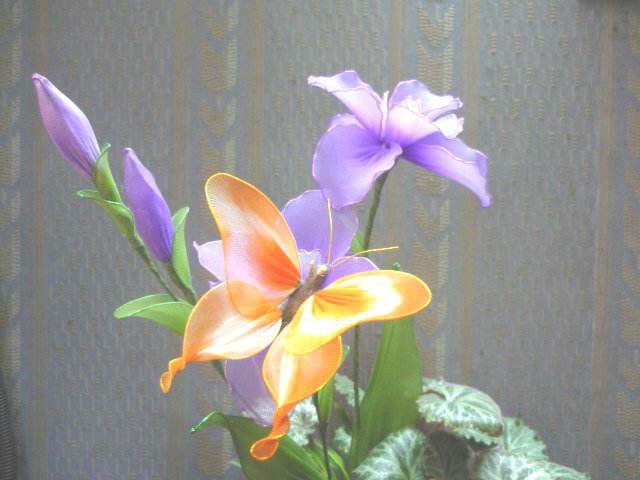
#> input picture datas/f4.jpg, 640 x 480 px
$ jupyter execute '23-排序滤波.ipynb'   (shell and % lines are left out)
#> lines starting #> are read from the running program, lines starting #| are printed output that depends on the picture; after the words box and inside, x2 and y2 are one past the last pixel; in counts of white or black regions, pixels touching at a corner belong together
# 排序滤波

[cell 1]
#coding:utf-8
import numpy as np
import scipy
from scipy.special import comb
import matplotlib.pyplot as plt
import cv2
from scipy import stats
import scipy.ndimage.filters as nd_filters
import time
from numpy.linalg import cholesky

[cell 2]
gray = cv2.imread('../../datas/f4.jpg',0)
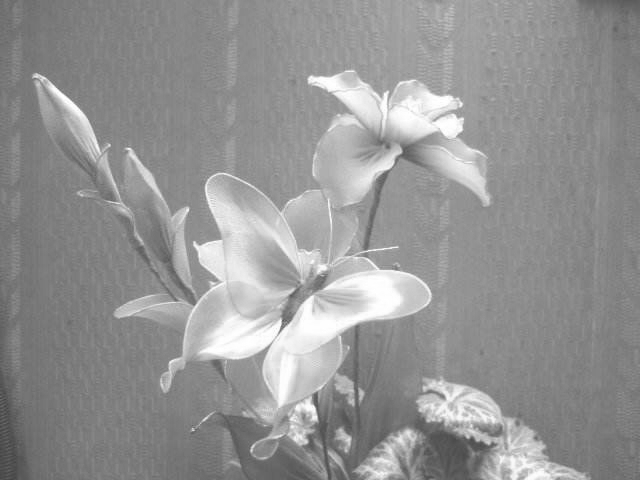
#> gray: shape (480, 640); min 66, max 255, mean 147.9
rgb = cv2.cvtColor(cv2.imread('../../datas/f4.jpg'),cv2.COLOR_BGR2RGB)
rows,cols,ch = rgb.shape
#> rows = 480; cols = 640; ch = 3

[cell 3]
def noise_gaussian(M,N,a = 0,b=1):
    R = a + b * np.random.randn(M,N)
    return R

[cell 4]
def noise_pepper(img,a):
    m,n = img.shape[0],img.shape[1]
    R = np.random.randn(m,n)
    dst = np.zeros(img.shape,dtype=np.float64)
    rgb = np.float64(img)
#     df_R = DataFrame(R)
    idx = R <= a
    dst[idx] = rgb[idx]
    return dst

[cell 5]
noise = noise_gaussian(rows,cols,a=0,b=0.1)
src_noise_gray = gray.astype(np.float32) + noise * 255
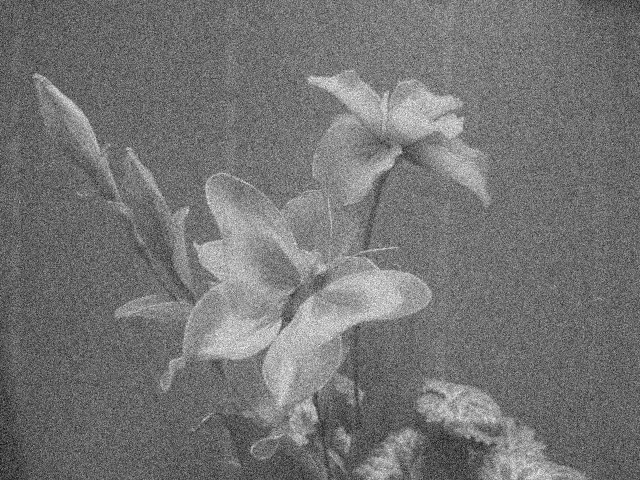
#> src_noise_gray: shape (480, 640) float64; min -14.23, max 340.6, mean 147.9; drawn with min black and max white
src_noise_gray[src_noise_gray < 0] = 0
#> src_noise_gray: shape (480, 640) float64; under 0.01% of pixels changed, all inside (x1, y1, x2, y2) = (7, 420, 8, 421)
src_noise_gray[src_noise_gray > 255] = 255
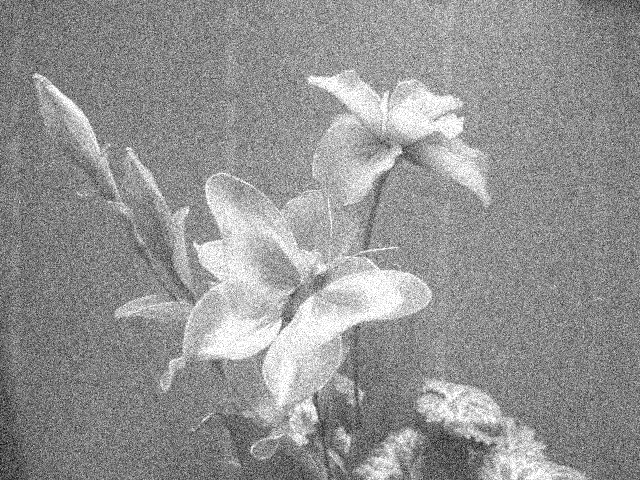
#> src_noise_gray: shape (480, 640) float64; min 0, max 255, mean 147.6
src_noise_gray = src_noise_gray.astype(np.uint8)
src_noise_pepper = noise_pepper(gray,0.01)
#> in noise_pepper, `dst[idx] = rgb[idx]`:
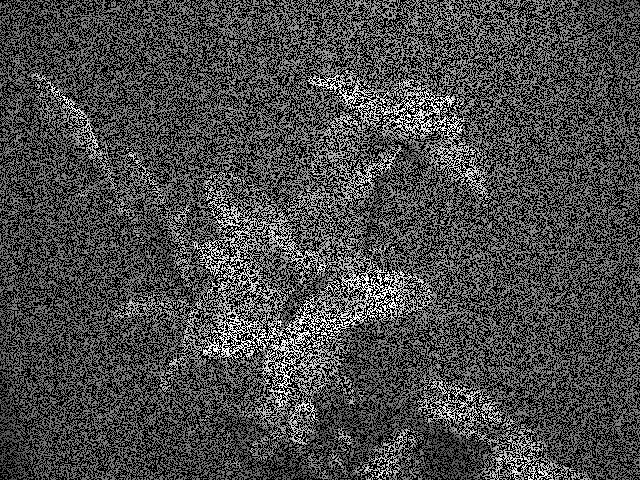
#> dst: shape (480, 640) float64; min 0, max 255, mean 74.2

[cell 6]
# [15 lines left out: function add_syn_border, not called in this run]

[cell 7]
# [90 lines left out: function padarray, not called in this run]

[cell 8]
def order_filter2(img,m = 3):
#> called with m = 3
    sigma = 20
    x = img.astype(np.float64) / 255
#     x = cv2.normalize(x,0.0,1.0,cv2.NORM_MINMAX)
    #y = x + sigma * np.random.randn(img.shape[0],img.shape[1]) / 255.0
    print(x)
#> (printed output is left out)
    se = cv2.getStructuringElement(cv2.MORPH_RECT,(m,m))
    z1 = cv2.dilate(x,se)
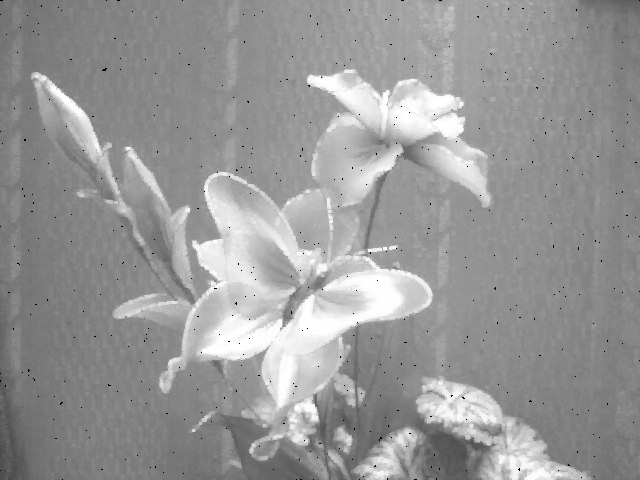
#> z1: shape (480, 640) float64; min 0, max 1, mean 0.595
    z2 = cv2.erode(x,se)
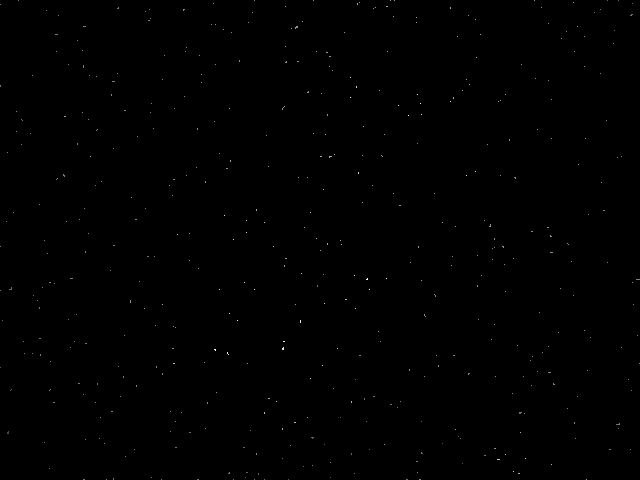
#> z2: shape (480, 640) float64; min 0, max 0.992, mean 0.00117
    z = 1 / 2 * (z1 * z2)
    print(z)
#> (printed output is left out)
    z1 = (z1 * 255).astype(np.uint8)
    z2 = (z2 * 255).astype(np.uint8)
    z = (z * 255).astype(np.uint8)
    z[z < 0] = 0
    z[z > 255] = 255
    return z1,z2,z

[cell 9]
z1,z2,z = order_filter2(src_noise_pepper)

[cell 10]
plt.imshow(255-z1,'gray')
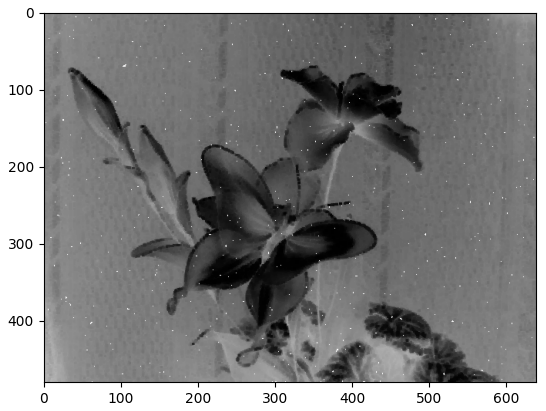
#> figure drawn by matplotlib, 1 panel

[cell 11]
plt.imshow(z2,'gray')

[cell 12]
plt.imshow(z,'gray')

[cell 13]
print(z)
#> (printed output is left out)

[cell 14]
# [23 lines left out: function do_rank, not called in this run]

[cell 15]
def rank_filter(im,size,rank):
#> called with size = 3, rank = 7
    size2 = size * size
    margin  = (size - 1) // 2
    if rank < 0 or rank >= size2:
        raise ValueError('rank should less then size * size')
    rows,cols = im.shape[0],im.shape[1]
#> rows = 480; cols = 640
    buf = np.zeros((size2,))
    dst = np.zeros((rows + size,cols + size))
    for y in range(rows-size):
        for x in range(cols-size):
            for i in range(size):
                buf[i * size] = im[y+i,x]
            buf = np.sort(buf)
#             pixel = do_rank(buf,size2,rank)

            dst[y,x] = buf[size2 // 2]
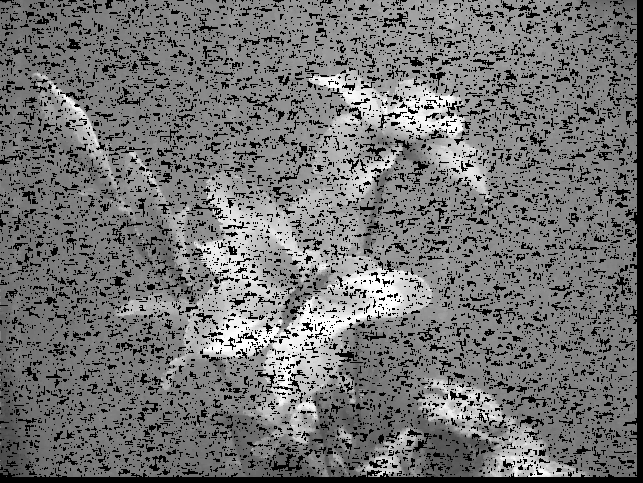
#> dst: shape (483, 643) float64; min 0, max 254, mean 116.2
#> after the loop, buf = [0, 0, 0, 109, 110, 112, 113, 255, 255]
    return dst

[cell 16]
dst_rank = rank_filter(src_noise_pepper,3,7)

[cell 17]
plt.imshow(dst_rank,'gray')

[cell 18]
print(dst_rank)
#> (printed output is left out)

[cell 19]
def max_filter(src ,size):
#> called with size = 5
    center = size // 2
    dst = np.zeros_like(src)
    rows,cols = src.shape[0],src.shape[1]
#> rows = 480; cols = 640
    for i in range(center,rows - center):
        for j in range(center,cols - center):
            maxt = 0
            for k in range(i-center,i + center):
                for m in range(j-center,j+center):
                    if maxt < src[k,m]:
                        maxt = src[k,m]
            dst[i,j] = maxt
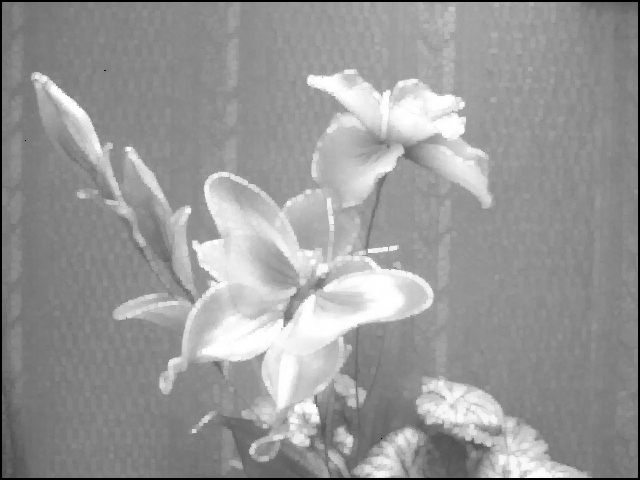
#> dst: shape (480, 640) float64; min 0, max 255, mean 152.3
    return dst

[cell 20]
def min_filter(src,size=5):
#> called with size = 5
    center = size // 2
    dst = np.zeros_like(src)
    rows,cols = src.shape[0],src.shape[1]
#> rows = 480; cols = 640
    for i in range(center,rows - center):
        for j in range(center,cols - center):
            maxt = 0
            for k in range(i-center,i + center):
                for m in range(j-center,j+center):
                    if maxt >= src[k,m]:
                        maxt = src[k,m]
            dst[i,j] = maxt
#> dst: shape (480, 640) float64; every value is 0
    return dst

[cell 21]
dst_max = max_filter(src_noise_pepper,5)
plt.imshow(dst_max,'gray')

[cell 22]
dst_min = min_filter(src_noise_pepper,5)
plt.imshow(dst_min,'gray')

[cell 23]
print((dst_min == 0).all())
#| True

$ run again, with datas/f1.jpg copied over datas/f4.jpg
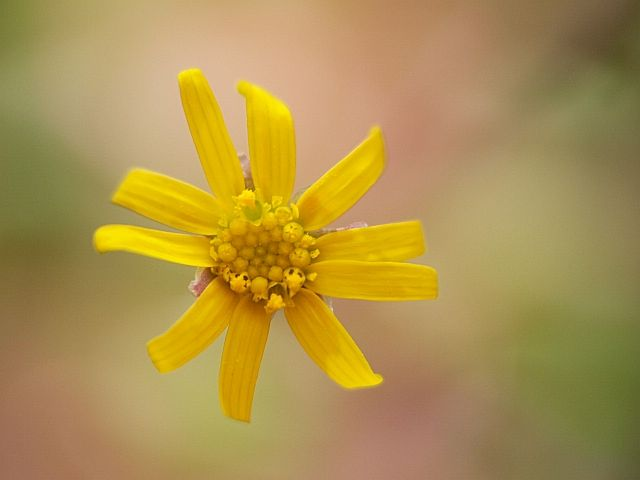
#> input picture datas/f1.jpg, 640 x 480 px
#> (printed output is left out)
#> (printed output is left out)
#> (printed output is left out)
#> after the loop in rank_filter, `for y in range(rows-size):`:
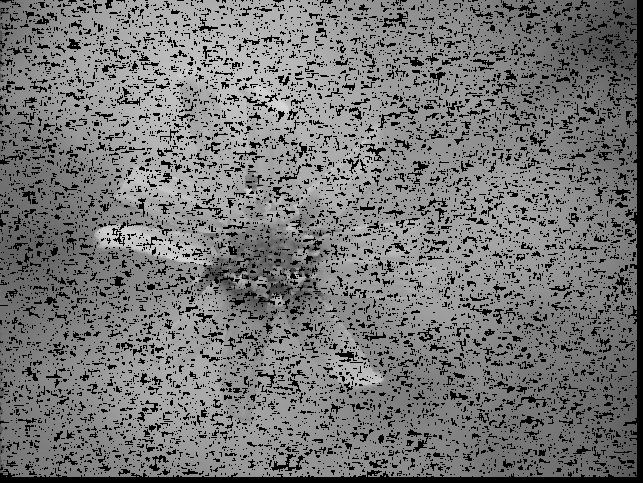
#> dst: shape (483, 643) float64; min 0, max 216, mean 116.6
#> after the loop in rank_filter, `for y in range(rows-size):`: buf = [0, 0, 0, 83, 84, 86, 87, 226, 226]
#> (printed output is left out)
#> after the loop in max_filter, `for i in range(center,rows - center):`:
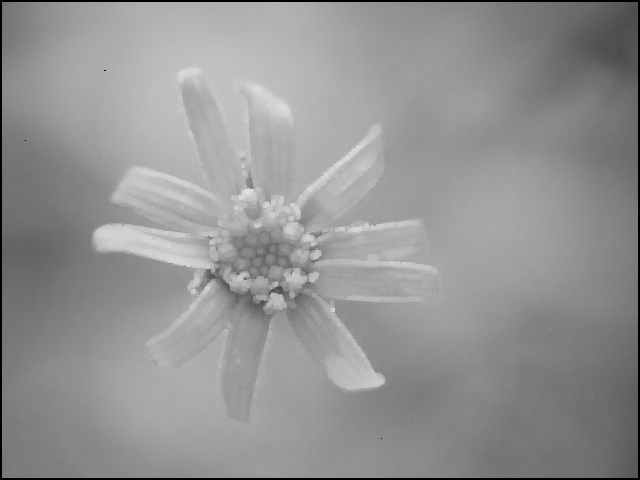
#> dst: shape (480, 640) float64; min 0, max 226, mean 146.9
#| True

$ run again, with datas/f3.jpg copied over datas/f4.jpg
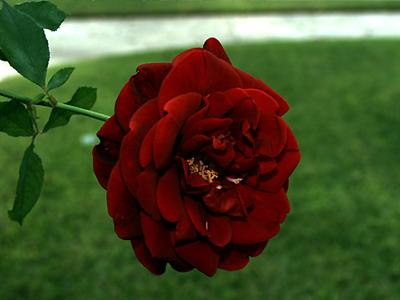
#> input picture datas/f3.jpg, 400 x 300 px
#> (printed output is left out)
#> (printed output is left out)
#> (printed output is left out)
#> after the loop in rank_filter, `for y in range(rows-size):`:
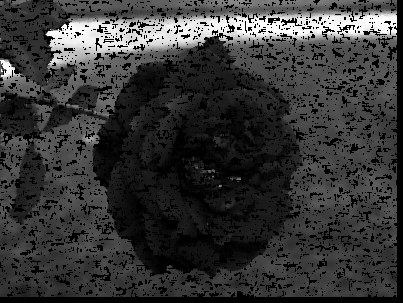
#> dst: shape (303, 403) float64; min 0, max 255, mean 54.3
#> after the loop in rank_filter, `for y in range(rows-size):`: buf = [0, 0, 0, 0, 66, 68, 70, 255, 255]
#> (printed output is left out)
#> after the loop in max_filter, `for i in range(center,rows - center):`:
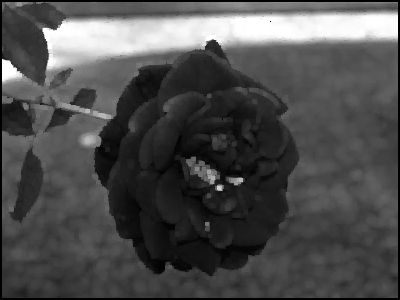
#> dst: shape (300, 400) float64; min 0, max 255, mean 77.4
#| True
